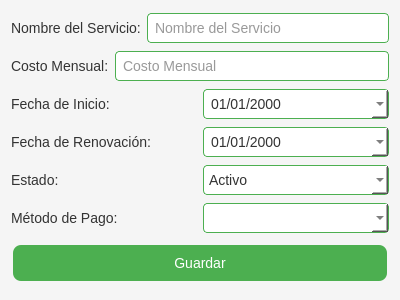
<?xml version="1.0" encoding="UTF-8"?>
<ui version="4.0">
 <class>AddSubscription</class>
 <widget class="QDialog" name="AddSubscription">
  <property name="geometry">
   <rect>
    <x>0</x>
    <y>0</y>
    <width>400</width>
    <height>300</height>
   </rect>
  </property>
  <property name="windowTitle">
   <string>Agregar Suscripción</string>
  </property>
  <property name="styleSheet">
   <string notr="true">/* Estilo general del fondo */
QWidget {
    background-color: #F5F5F5; /* Fondo claro */
    color: #333333; /* Texto en gris oscuro */
    font-family: Arial, sans-serif;
    font-size: 14px;
}

/* Estilo de los botones */
QPushButton {
    background-color: #4CAF50; /* Verde oscuro */
    color: #FFFFFF; /* Texto en blanco */
    border: none;
    padding: 10px 20px;
    text-align: center;
    text-decoration: none;
    font-size: 14px;
    margin: 4px 2px;
    border-radius: 8px;
}

QPushButton:hover {
    background-color: #45a049; /* Verde más claro al pasar el ratón */
}

QPushButton:pressed {
    background-color: #388E3C; /* Verde más oscuro al presionar */
}

/* Estilo de los labels */
QLabel {
    color: #333333; /* Texto en gris oscuro */
    font-size: 14px;
}

/* Estilo de los campos de entrada */
QLineEdit, QDateEdit, QComboBox {
    padding: 5px;
    border: 1px solid #4CAF50; /* Borde verde oscuro */
    border-radius: 4px;
    background-color: #FFFFFF; /* Fondo blanco */
    color: #333333; /* Texto en gris oscuro */
}

QLineEdit:focus, QDateEdit:focus, QComboBox:focus {
    border: 1px solid #45a049; /* Borde verde más claro al enfocar */
}

/* Estilo de las tablas */
QTableWidget, QListWidget {
    border: 1px solid #4CAF50; /* Borde verde oscuro */
    border-radius: 4px;
    background-color: #FFFFFF; /* Fondo blanco */
    color: #333333; /* Texto en gris oscuro */
    padding: 5px;
}

QHeaderView::section {
    background-color: #4CAF50; /* Fondo verde oscuro */
    color: #FFFFFF; /* Texto en blanco */
    padding: 4px;
    border: 1px solid #3E3E3E; /* Borde oscuro */
}

/* Estilo de los elementos seleccionados en las tablas */
QTableWidget::item:selected, QListWidget::item:selected {
    background-color: #45a049; /* Fondo verde más claro */
    color: #FFFFFF; /* Texto en blanco */
}</string>
  </property>
  <layout class="QVBoxLayout" name="verticalLayout">
   <item>
    <layout class="QHBoxLayout" name="horizontalLayoutNombreServicio">
     <item>
      <widget class="QLabel" name="labelNombreServicio">
       <property name="text">
        <string>Nombre del Servicio:</string>
       </property>
      </widget>
     </item>
     <item>
      <widget class="QLineEdit" name="inputNombreServicio">
       <property name="placeholderText">
        <string>Nombre del Servicio</string>
       </property>
      </widget>
     </item>
    </layout>
   </item>
   <item>
    <layout class="QHBoxLayout" name="horizontalLayoutCostoMensual">
     <item>
      <widget class="QLabel" name="labelCostoMensual">
       <property name="text">
        <string>Costo Mensual:</string>
       </property>
      </widget>
     </item>
     <item>
      <widget class="QLineEdit" name="inputCostoMensual">
       <property name="placeholderText">
        <string>Costo Mensual</string>
       </property>
      </widget>
     </item>
    </layout>
   </item>
   <item>
    <layout class="QHBoxLayout" name="horizontalLayoutFechaInicio">
     <item>
      <widget class="QLabel" name="labelFechaInicio">
       <property name="text">
        <string>Fecha de Inicio:</string>
       </property>
      </widget>
     </item>
     <item>
      <widget class="QDateEdit" name="inputFechaInicio">
       <property name="displayFormat">
        <string>dd/MM/yyyy</string>
       </property>
       <property name="calendarPopup">
        <bool>true</bool>
       </property>
      </widget>
     </item>
    </layout>
   </item>
   <item>
    <layout class="QHBoxLayout" name="horizontalLayoutFechaRenovacion">
     <item>
      <widget class="QLabel" name="labelFechaRenovacion">
       <property name="text">
        <string>Fecha de Renovación:</string>
       </property>
      </widget>
     </item>
     <item>
      <widget class="QDateEdit" name="inputFechaRenovacion">
       <property name="displayFormat">
        <string>dd/MM/yyyy</string>
       </property>
       <property name="calendarPopup">
        <bool>true</bool>
       </property>
      </widget>
     </item>
    </layout>
   </item>
   <item>
    <layout class="QHBoxLayout" name="horizontalLayoutEstado">
     <item>
      <widget class="QLabel" name="labelEstado">
       <property name="text">
        <string>Estado:</string>
       </property>
      </widget>
     </item>
     <item>
      <widget class="QComboBox" name="comboEstado">
       <item>
        <property name="text">
         <string>Activo</string>
        </property>
       </item>
       <item>
        <property name="text">
         <string>Pausado</string>
        </property>
       </item>
       <item>
        <property name="text">
         <string>Cancelado</string>
        </property>
       </item>
      </widget>
     </item>
    </layout>
   </item>
   <item>
    <layout class="QHBoxLayout" name="horizontalLayoutMetodoPago">
     <item>
      <widget class="QLabel" name="labelMetodoPago">
       <property name="text">
        <string>Método de Pago:</string>
       </property>
      </widget>
     </item>
     <item>
      <widget class="QComboBox" name="comboMetodoPago"/>
     </item>
    </layout>
   </item>
   <item>
    <widget class="QPushButton" name="btnSave">
     <property name="text">
      <string>Guardar</string>
     </property>
    </widget>
   </item>
  </layout>
 </widget>
 <resources/>
 <connections/>
</ui>
